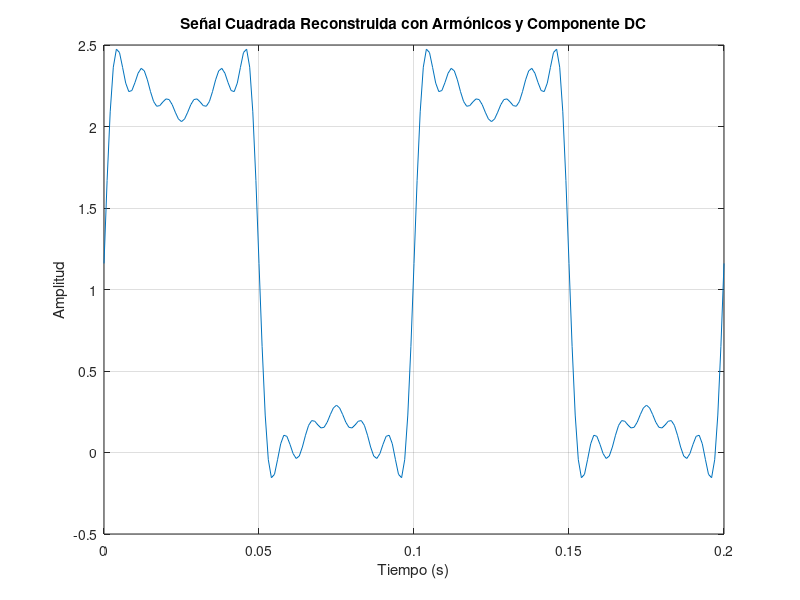

The MATLAB script that drew this image:
% Definir parámetros de la señal
T = 0.1;  % Periodo de la señal (en segundos)
f = 1/T;  % Frecuencia fundamental (en Hz)

% Definir las amplitudes de los armónicos según la tabla proporcionada
A0 = 1.16; % Componente DC (armónico 0)
A1 = 1.32;   % Armónico 1
A3 = 0.56;  % Armónico 3
A5 = 0.27;  % Armónico 5
A7 = 0.19;  % Armónico 7
A9 = 0.15;  % Armónico 9
A11 = 0.12; % Armónico 11

% Definir el tiempo
t = 0:T/100:2*T;  % 2 períodos de la señal con 100 muestras por período

% Reconstrucción de la señal cuadrada con los armónicos impares y usando seno
V0 = A0 * ones(size(t));               % Componente DC (armónico 0)
V1 = A1 * sin(2 * pi * f * t);         % Armónico 1
V3 = A3 * sin(2 * pi * 3 * f * t);     % Armónico 3
V5 = A5 * sin(2 * pi * 5 * f * t);     % Armónico 5
V7 = A7 * sin(2 * pi * 7 * f * t);     % Armónico 7
V9 = A9 * sin(2 * pi * 9 * f * t);     % Armónico 9
V11 = A11 * sin(2 * pi * 11 * f * t);  % Armónico 11

% Señal reconstruida sumando todos los armónicos
V_square = V0 + V1 + V3 + V5 + V7 + V9 + V11;

% Graficar la señal cuadrada con el offset
figure;
plot(t, V_square);
title('Señal Cuadrada Reconstruida con Armónicos y Componente DC');
xlabel('Tiempo (s)');
ylabel('Amplitud');
grid on;
